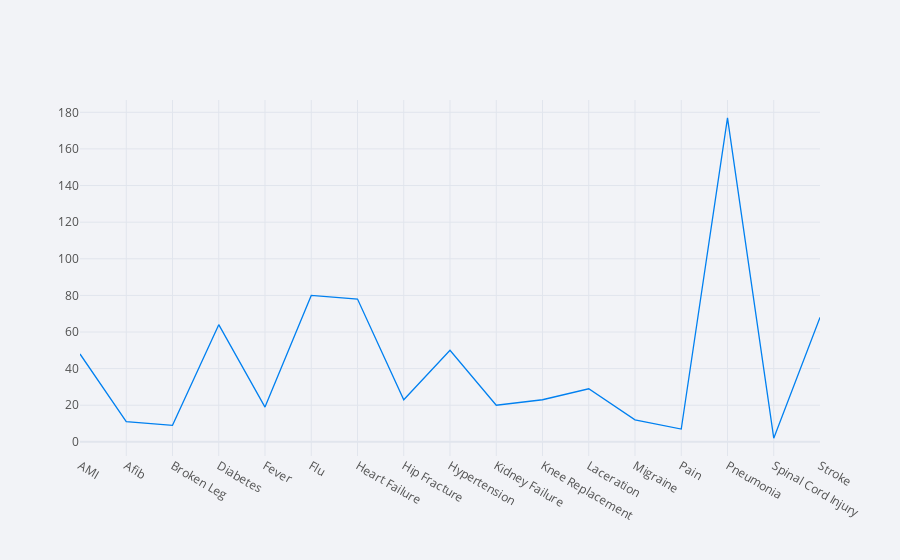

The notebook cell this image was saved under:
### Code cell
y.iplot()
# can view the visualizations in interactive mode at the following link
#https://plot.ly/create/

### Figure 1 — Plotly figure (JSON) as saved in the notebook; plotly's stock layout.template omitted (floating-point values rounded to 4 significant figures)
{"data": [{"line": {"color": "rgba(0, 128, 240, 1.0)", "dash": "solid", "shape": "linear", "width": 1.3}, "mode": "lines", "name": "PatientID", "text": "", "type": "scatter", "x": ["AMI", "Afib", "Broken Leg", "Diabetes", "Fever", "Flu", "Heart Failure", "Hip Fracture", "Hypertension", "Kidney Failure", "Knee Replacement", "Laceration", "Migraine", "Pain", "Pneumonia", "Spinal Cord Injury", "Stroke"], "y": [48, 11, 9, 64, 19, 80, 78, 23, 50, 20, 23, 29, 12, 7, 177, 2, 68]}], "layout": {"legend": {"bgcolor": "#F2F3F7", "font": {"color": "#505050"}}, "paper_bgcolor": "#F2F3F7", "plot_bgcolor": "#F2F3F7", "title": {"font": {"color": "#484848"}}, "xaxis": {"gridcolor": "#E1E5ED", "showgrid": true, "tickfont": {"color": "#505050"}, "title": {"font": {"color": "#505050"}, "text": ""}, "zerolinecolor": "#E1E5ED"}, "yaxis": {"gridcolor": "#E1E5ED", "showgrid": true, "tickfont": {"color": "#505050"}, "title": {"font": {"color": "#505050"}, "text": ""}, "zerolinecolor": "#E1E5ED"}}}
